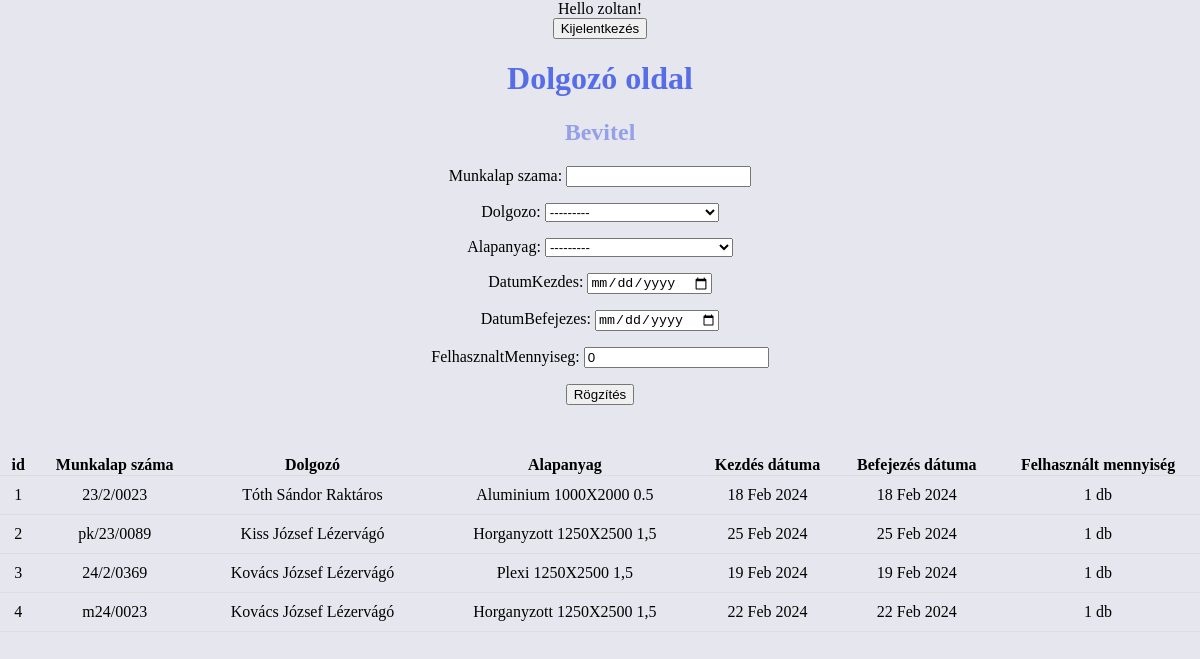
Before: /dolgozo/ (signed in) with the older database file.
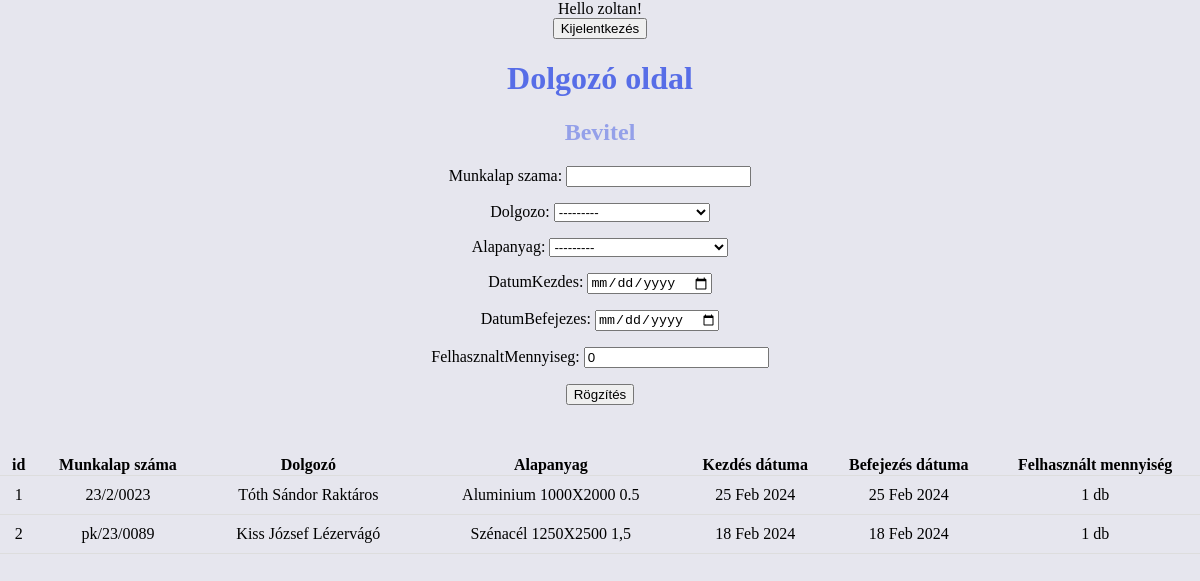
After: the same page with the newer database file.
### raktar_app/models.py (models this page shows)
class CustomUser(AbstractUser):
     raktaros = models.BooleanField(default=False)
     lezervago = models.BooleanField(default=False)

class Megrendelesek(models.Model):
        munkalap_szama = models.CharField(max_length = 30)
        dolgozo = models.ForeignKey(Dolgozok, on_delete = models.CASCADE)
        alapanyag = models.ForeignKey(Alapanyag ,on_delete = models.CASCADE)
        datumKezdes = models.DateField()
        datumBefejezes = models.DateField()
        felhasznaltMennyiseg = models.PositiveIntegerField(default=0)

class Dolgozok(models.Model):
    nev =models.CharField(max_length = 255)
    beosztas_kivalaszt = [("Raktáros","Raktáros"),
                          ("Lézervágó","Lézervágó")]
    beosztas = models.CharField(max_length = 30,  choices = beosztas_kivalaszt)
    def __str__(self):
        return f'{self.nev} {self.beosztas}'

class Alapanyag(models.Model):
     anyagtipus = [
                        ("Aluminium" , "Aluminium"),
                        ("Horganyzott" , "Horganyzott"),
                        ("Plexi", "Plexi"),
                        ("Rozsdamentes","Rozsdamentes"),
                        ("Szénacél", "Szénacél") ]
     anyagtipusa= models.CharField(max_length = 20 ,choices = anyagtipus)
     vastagsag = [("0.5", "0.5"),
                  ("1.0", "1.0"),
                  ("1,5", "1,5"),
                  ("2.0", "2.0"),
                  ("2,5", "2,5")]
     vastagsag_valaszt = models.CharField(max_length = 10, choices = vastagsag)
     meret = [("1000X2000", "1000X2000"),
              ("1250X2500", "1250X2000"),
              ("1500X3000", "1500X3000")
              ]
     meret_valaszt = models.CharField(max_length =30, choices = meret)
     darabszam = models.PositiveIntegerField(default=0)
     polc_szama = models.PositiveIntegerField(default=0)
     rogzit_datum = models.DateField()
     def __str__(self):
        return f"{self.anyagtipusa} {self.meret_valaszt} {self.vastagsag_valaszt}"

### raktar_app/views.py (the view)
# urls.py: path('dolgozo/', views.megrendeles, name= 'dolgozo'),
def megrendeles(request):
    dolgform = MegrendelesForm()
    megrendelesek_lista = Megrendelesek.objects.all()
    if request.method == 'POST':
        dolgform = MegrendelesForm(request.POST)
        if dolgform.is_valid():
            dolgform.save()
    return render(request, 'dolgozo.html', { 'object_list':megrendelesek_lista,
                                            'dolgform': dolgform})

### raktar_app/forms.py
class MegrendelesForm(forms.ModelForm):
    class Meta:
        model = Megrendelesek
        fields = ('munkalap_szama',
                  'dolgozo',
                  'alapanyag',
                  'datumKezdes',
                  'datumBefejezes',
                  'felhasznaltMennyiseg')
        widgets={'datumKezdes': forms.DateInput(attrs={"type": "date"},format = "%Y-%m-%d" ),
                 'datumBefejezes': forms.DateInput(attrs={"type": "date"}, format = "%Y-%m-%d" )}

### templates/dolgozo.html (shortened to what this page needs)
{% extends 'base.html'%}
{% block content%}
    {% if user.is_authenticated and user.lezervago == True%}
    Hello {{user.username}}!
    <form action="{% url 'logout' %}" method="post">
        <button type="submit">Kijelentkezés</button>
      </form>
      <h1>Dolgozó oldal</h1>
      <form method="POST">
        <h2>Bevitel</h2>
        {{dolgform.as_p}}
        <input type="submit" value="Rögzítés"/>
    </form>
      <table>
          <tr>
              <th>id</th>
              <th>Munkalap száma</th>
              <th>Dolgozó</th>
              <th>Alapanyag</th>
              <th>Kezdés dátuma</th>
              <th>Befejezés dátuma</th>
              <th>Felhasznált mennyiség</th>
            </tr>
            {% for adatok in object_list%}
        <tr>
            <td>{{adatok.id}}</td>
            <td>{{adatok.munkalap_szama}}</td>
            <td>{{adatok.dolgozo}}</td>
            <td>{{adatok.alapanyag}}</td>
            <td>{{adatok.datumKezdes}}</td>
            <td>{{adatok.datumBefejezes}}</td>
            <td>{{adatok.felhasznaltMennyiseg}} db</td>
        </tr>
        {% endfor %}
    </table>
    {%else%}
    <p>Nem vagy bejelentkezeve!</p>
    <a href="{%url 'login'%}">Bejelentkezés</a>
    {%endif%}
{%endblock%}

### templates/base.html (shortened to what this page needs)
{% load static %}
<!DOCTYPE html>
<html lang="hu">
<head>
    <link rel="stylesheet" href="{% static 'css/style.css' %}">
</head>
<body>
    <div class="conatiner">
        {% block content %}
        {% endblock %}
    </div>
</body>
</html>

### raktar_app/static/css/style.css (style rules this page uses)
body { margin: 0; background-color: rgb(230, 230, 238); text-align: center; }
h1 { color: rgb(87, 109, 231); }
h2 { color: rgb(148, 160, 233); }
table { margin-top: 50px; border-collapse: collapse; width: 100%; }
tr { border-bottom: 1px solid #ddd; }
td { position: sticky; padding: 10px; text-align: center; }

Changed rows visible on the page:
removed Megrendelesek: id "3", munkalap_szama "24/2/0369", dolgozo "Kovács József Lézervágó", alapanyag "Plexi 1250X2500 1,5", datumKezdes "19 Feb 2024", datumBefejezes "19 Feb 2024", felhasznaltMennyiseg "1"
removed Megrendelesek: id "4", munkalap_szama "m24/0023", dolgozo "Kovács József Lézervágó", alapanyag "Horganyzott 1250X2500 1,5", datumKezdes "22 Feb 2024", datumBefejezes "22 Feb 2024", felhasznaltMennyiseg "1"
changed Megrendelesek "Tóth Sándor Raktáros": datumKezdes "18 Feb 2024" → "25 Feb 2024"; datumBefejezes "18 Feb 2024" → "25 Feb 2024"
changed Megrendelesek "pk/23/0089": alapanyag "Horganyzott 1250X2500 1,5" → "Szénacél 1250X2500 1,5"; datumKezdes "25 Feb 2024" → "18 Feb 2024"; datumBefejezes "25 Feb 2024" → "18 Feb 2024"
